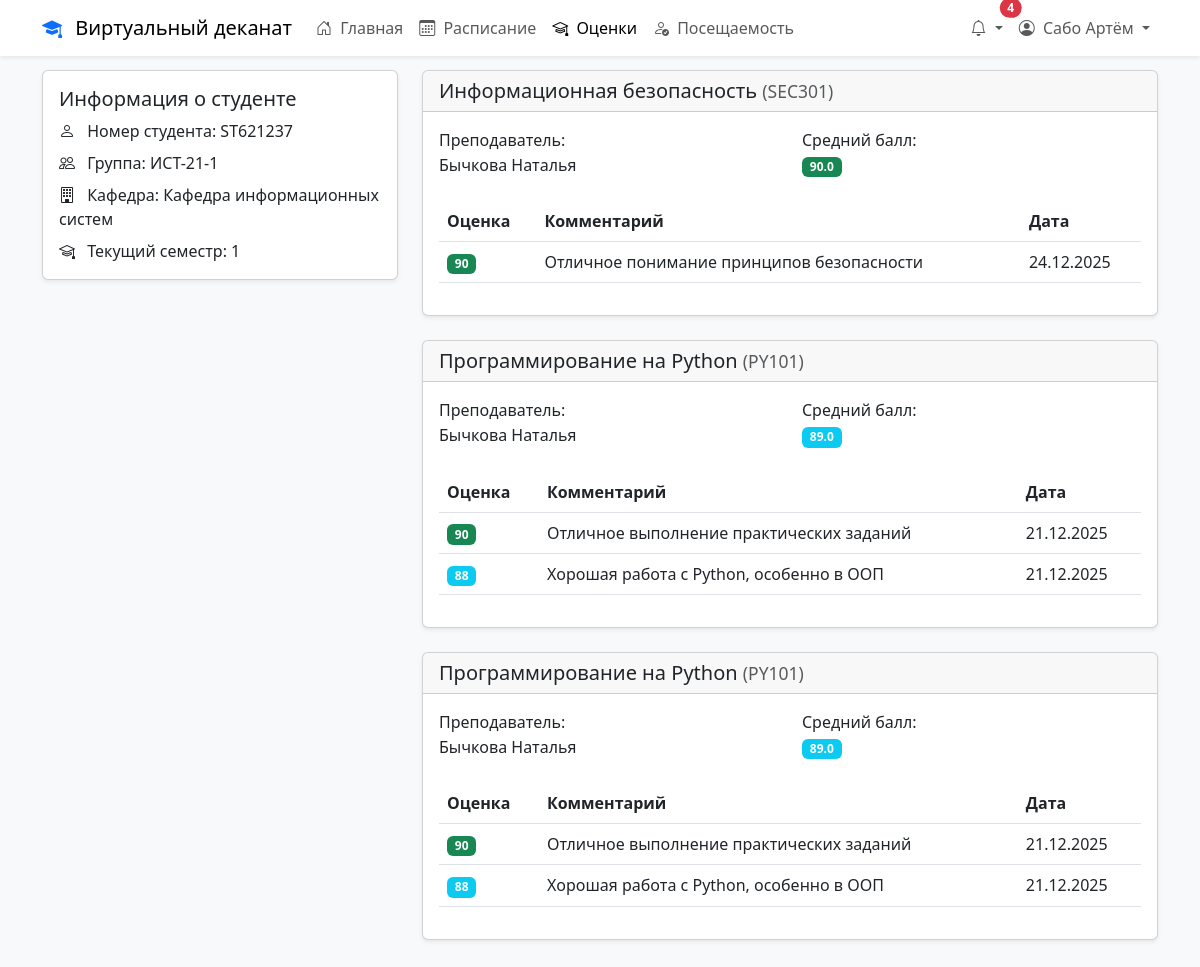
The page /grades.php (signed in) on the database its author committed.
### tables this page shows
CREATE TABLE IF NOT EXISTS `users` (
  `id` int NOT NULL AUTO_INCREMENT,
  `username` varchar(50) NOT NULL,
  `password` varchar(255) NOT NULL,
  `email` varchar(100) NOT NULL,
  `first_name` varchar(50) NOT NULL,
  `last_name` varchar(50) NOT NULL,
  `created_at` timestamp NULL DEFAULT CURRENT_TIMESTAMP,
  `last_login` timestamp NULL DEFAULT NULL,
  `is_active` tinyint(1) DEFAULT '1',
  `failed_attempts` int DEFAULT '0',
  `last_failed_attempt` timestamp NULL DEFAULT NULL,
  `reset_code` varchar(32) DEFAULT NULL,
  `reset_code_expires` timestamp NULL DEFAULT NULL,
  PRIMARY KEY (`id`),
  UNIQUE KEY `username` (`username`),
  UNIQUE KEY `email` (`email`)
);

CREATE TABLE IF NOT EXISTS `students` (
  `id` int NOT NULL AUTO_INCREMENT,
  `user_id` int NOT NULL,
  `student_id_number` varchar(20) NOT NULL,
  `enrollment_date` date NOT NULL,
  `current_semester` int DEFAULT '1',
  `status` enum('active','inactive','graduated','academic_leave') NOT NULL DEFAULT 'active',
  `faculty_id` int DEFAULT NULL,
  `created_at` timestamp NULL DEFAULT CURRENT_TIMESTAMP,
  `updated_at` timestamp NULL DEFAULT CURRENT_TIMESTAMP ON UPDATE CURRENT_TIMESTAMP,
  PRIMARY KEY (`id`),
  UNIQUE KEY `student_id_number` (`student_id_number`),
  KEY `user_id` (`user_id`)
);

CREATE TABLE IF NOT EXISTS `groups` (
  `id` int NOT NULL,
  `name` varchar(50) NOT NULL,
  `faculty` varchar(100) NOT NULL,
  `year_of_study` int NOT NULL,
  `curator_id` int DEFAULT NULL,
  `created_at` timestamp NULL DEFAULT CURRENT_TIMESTAMP,
  `updated_at` timestamp NULL DEFAULT CURRENT_TIMESTAMP ON UPDATE CURRENT_TIMESTAMP,
  `department_id` int DEFAULT NULL,
  `code` varchar(20) NOT NULL
);

CREATE TABLE IF NOT EXISTS `departments` (
  `id` int NOT NULL AUTO_INCREMENT,
  `faculty_id` int NOT NULL,
  `name` varchar(255) NOT NULL,
  `short_name` varchar(50) DEFAULT NULL,
  `description` text,
  `head_user_id` int DEFAULT NULL,
  `created_at` timestamp NULL DEFAULT CURRENT_TIMESTAMP,
  `updated_at` timestamp NULL DEFAULT CURRENT_TIMESTAMP ON UPDATE CURRENT_TIMESTAMP,
  `head_id` int DEFAULT NULL,
  `code` varchar(20) NOT NULL,
  PRIMARY KEY (`id`),
  KEY `faculty_id` (`faculty_id`),
  KEY `head_user_id` (`head_user_id`),
  KEY `head_id` (`head_id`)
);

CREATE TABLE IF NOT EXISTS `grades` (
  `id` int NOT NULL AUTO_INCREMENT,
  `student_id` int NOT NULL,
  `course_id` int NOT NULL,
  `teacher_id` int NOT NULL,
  `grade` int NOT NULL,
  `comment` text,
  `created_at` timestamp NULL DEFAULT CURRENT_TIMESTAMP,
  PRIMARY KEY (`id`),
  KEY `student_id` (`student_id`),
  KEY `course_id` (`course_id`),
  KEY `teacher_id` (`teacher_id`)
);

CREATE TABLE IF NOT EXISTS `courses` (
  `id` int NOT NULL,
  `name` varchar(100) NOT NULL,
  `code` varchar(20) NOT NULL,
  `description` text,
  `teacher_id` int DEFAULT NULL,
  `credits` int NOT NULL,
  `semester` int NOT NULL,
  `status` enum('active','completed','planned') NOT NULL DEFAULT 'active',
  `start_date` date DEFAULT NULL,
  `end_date` date DEFAULT NULL,
  `max_students` int DEFAULT NULL,
  `current_students` int DEFAULT NULL,
  `created_at` timestamp NULL DEFAULT CURRENT_TIMESTAMP,
  `department_id` int DEFAULT NULL,
  `hours` int NOT NULL DEFAULT '0'
);

### grades.php (the view, shortened to what this page needs)
<?php
require_once 'config/config.php';
$user_id = $_SESSION['user_id'];
$sql = "SELECT
            s.id as student_id,
            s.student_id_number,
            s.current_semester,
            s.faculty_id,
            f.name as faculty_name,
            g.id as group_id,
            g.name as group_name,
            d.id as department_id,
            d.name as department_name
        FROM students s
        LEFT JOIN faculties f ON s.faculty_id = f.id
        LEFT JOIN student_groups sg ON s.id = sg.student_id
        LEFT JOIN `groups` g ON sg.group_id = g.id
        LEFT JOIN departments d ON g.department_id = d.id
        WHERE s.user_id = ?";
$stmt = $conn->prepare($sql);
$stmt->bind_param('i', $user_id);
$stmt->execute();
$result = $stmt->get_result();
$student = $result->fetch_assoc();
$sql = "SELECT
            g.id,
            g.student_id,
            g.course_id,
            g.grade,
            g.comment,
            g.created_at,
            c.name as course_name,
            c.code as course_code,
            CONCAT(u.last_name, ' ', u.first_name) as teacher_name
        FROM grades g
        JOIN courses c ON g.course_id = c.id
        JOIN teachers t ON g.teacher_id = t.id
        JOIN users u ON t.user_id = u.id
        WHERE g.student_id = (SELECT id FROM students WHERE user_id = ?)
        ORDER BY g.created_at DESC";
$stmt = $conn->prepare($sql);
$stmt->bind_param('i', $user_id);
$stmt->execute();
$result = $stmt->get_result();
$grades = $result->fetch_all(MYSQLI_ASSOC);
$gradesByCourse = [];
foreach ($grades as $grade) {
    $courseId = $grade['course_id'];
    if (!isset($gradesByCourse[$courseId])) {
        $gradesByCourse[$courseId] = [
            'course_name' => $grade['course_name'],
            'course_code' => $grade['course_code'],
            'teacher_name' => $grade['teacher_name'],
            'grades' => [],
            'average_grade' => 0,
            'grades_count' => 0,
            'dates' => [],
            'comments' => []
        ];
    }
    $gradesByCourse[$courseId]['grades'][] = $grade['grade'];
    $gradesByCourse[$courseId]['dates'][] = $grade['created_at'];
    $gradesByCourse[$courseId]['comments'][] = $grade['comment'];
    $gradesByCourse[$courseId]['grades_count']++;
}
?>
<!DOCTYPE html>
<html lang="ru">
<head>
    <link href="https://cdn.jsdelivr.net/npm/bootstrap@5.3.0/dist/css/bootstrap.min.css" rel="stylesheet">
    <link href="https://cdn.jsdelivr.net/npm/bootstrap-icons@1.7.2/font/bootstrap-icons.css" rel="stylesheet">
</head>
<body class="bg-light">
    <?php include 'includes/navbar.php'; ?>
    <div class="container my-4">
        <div class="row">
            <div class="col-md-4 mb-4">
                <div class="card shadow-sm">
                    <div class="card-body">
                        <h5 class="card-title">Информация о студенте</h5>
                        <ul class="list-unstyled mb-0">
                            <li class="mb-2">
                                <i class="bi bi-person me-2"></i>
                                Номер студента: <?php echo htmlspecialchars($student['student_id_number']); ?>
                            </li>
                            <li class="mb-2">
                                <i class="bi bi-people me-2"></i>
                                Группа: <?php echo htmlspecialchars($student['group_name']); ?>
                            </li>
                            <li class="mb-2">
                                <i class="bi bi-building me-2"></i>
                                Кафедра: <?php echo htmlspecialchars($student['department_name']); ?>
                            </li>
                            <li>
                                <i class="bi bi-mortarboard me-2"></i>
                                Текущий семестр: <?php echo $student['current_semester']; ?>
                            </li>
                        </ul>
                    </div>
                </div>
            </div>
            <div class="col-md-8">
                <?php if (empty($gradesByCourse)): ?>
                    <div class="alert alert-info">
                        <i class="bi bi-info-circle me-2"></i>
                        Нет доступных оценок
                    </div>
                <?php else: ?>
                    <?php foreach ($gradesByCourse as $courseId => $courseData): ?>
                        <div class="card shadow-sm mb-4">
                            <div class="card-header">
                                <h5 class="card-title mb-0">
                                    <?php echo htmlspecialchars($courseData['course_name']); ?>
                                    <small class="text-muted">(<?php echo htmlspecialchars($courseData['course_code']); ?>)</small>
                                </h5>
                            </div>
                            <div class="card-body">
                                <div class="row mb-3">
                                    <div class="col-md-6">
                                        <p class="mb-1">Преподаватель:</p>
                                        <h6><?php echo htmlspecialchars($courseData['teacher_name']); ?></h6>
                                    </div>
                                    <div class="col-md-6">
                                        <p class="mb-1">Средний балл:</p>
                                        <h6>
                                            <span class="badge bg-<?php echo getGradeClass($courseData['average_grade']); ?>">
                                                <?php echo number_format($courseData['average_grade'], 1); ?>
                                            </span>
                                        </h6>
                                    </div>
                                </div>
                                <div class="table-responsive">
                                    <table class="table table-hover">
                                        <thead>
                                            <tr>
                                                <th>Оценка</th>
                                                <th>Комментарий</th>
                                                <th>Дата</th>
                                            </tr>
                                        </thead>
                                        <tbody>
                                            <?php foreach ($courseData['grades'] as $index => $grade): ?>
                                                <tr>
                                                    <td>
                                                        <span class="badge bg-<?php echo getGradeClass($grade); ?>">
                                                            <?php echo $grade; ?>
                                                        </span>
                                                    </td>
                                                    <td><?php echo htmlspecialchars($courseData['comments'][$index] ?? ''); ?></td>
                                                    <td><?php echo date('d.m.Y', strtotime($courseData['dates'][$index])); ?></td>
                                                </tr>
                                            <?php endforeach; ?>
                                        </tbody>
                                    </table>
                                </div>
                            </div>
                        </div>
                    <?php endforeach; ?>
                <?php endif; ?>
            </div>
        </div>
    </div>
</body>
</html>
<?php
function getGradeClass($grade) {
    if ($grade >= 90) return 'success';
    if ($grade >= 70) return 'info';
    return 'danger';
}
?>

### includes/navbar.php (shortened to what this page needs)
<?php
$currentUserId = $_SESSION['user_id'] ?? null;
if ($currentUserId) {
    try {
        $db = new PDO("mysql:host=" . DB_HOST . ";dbname=" . DB_NAME, DB_USER, DB_PASS);
        $db->setAttribute(PDO::ATTR_ERRMODE, PDO::ERRMODE_EXCEPTION);
        $stmt = $db->prepare("SELECT first_name, last_name FROM users WHERE id = :user_id");
        $stmt->execute(['user_id' => $currentUserId]);
        $currentUser = $stmt->fetch(PDO::FETCH_ASSOC);
    } catch (PDOException $e) {
        $currentUser = [
            'first_name' => $_SESSION['first_name'] ?? 'Пользователь',
            'last_name' => $_SESSION['last_name'] ?? ''
        ];
    }
}
$sql = "SELECT COUNT(*) as count FROM notifications WHERE user_id = ? AND is_read = 0";
$stmt = $conn->prepare($sql);
$stmt->bind_param("i", $_SESSION['user_id']);
$stmt->execute();
$unread_notifications = $stmt->get_result()->fetch_assoc()['count'];
?>
<nav class="navbar navbar-expand-lg navbar-light bg-white shadow-sm fixed-top">
    <div class="container">
        <a class="navbar-brand" href="dashboard.php">
            <i class="bi bi-mortarboard-fill text-primary me-2"></i>
            <?php echo APP_NAME; ?>
        </a>
        <div class="collapse navbar-collapse" id="navbarNav">
            <ul class="navbar-nav me-auto">
                <?php if ($_SESSION['role_id'] == ROLE_ADMIN): ?>
                    <li class="nav-item">
                        <a class="nav-link <?php echo basename($_SERVER['PHP_SELF']) == 'dashboard.php' ? 'active' : ''; ?>"
                           href="dashboard.php">
                            <i class="bi bi-house-door me-1"></i>
                            Главная
                        </a>
                    </li>
                    <li class="nav-item">
                        <a class="nav-link <?php echo basename($_SERVER['PHP_SELF']) == 'users.php' ? 'active' : ''; ?>"
                           href="users.php">
                            <i class="bi bi-people me-1"></i>
                            Пользователи
                        </a>
                    </li>
                    <li class="nav-item">
                        <a class="nav-link <?php echo basename($_SERVER['PHP_SELF']) == 'departments.php' ? 'active' : ''; ?>"
                           href="departments.php">
                            <i class="bi bi-building me-1"></i>
                            Кафедры
                        </a>
                    </li>
                <?php elseif ($_SESSION['role_id'] == ROLE_STUDENT): ?>
                    <li class="nav-item">
                        <a class="nav-link <?php echo basename($_SERVER['PHP_SELF']) == 'dashboard.php' ? 'active' : ''; ?>"
                           href="dashboard.php">
                            <i class="bi bi-house-door me-1"></i>
                            Главная
                        </a>
                    </li>
                    <li class="nav-item">
                        <a class="nav-link <?php echo basename($_SERVER['PHP_SELF']) == 'schedule.php' ? 'active' : ''; ?>"
                           href="schedule.php">
                            <i class="bi bi-calendar3 me-1"></i>
                            Расписание
                        </a>
                    </li>
                    <li class="nav-item">
                        <a class="nav-link <?php echo basename($_SERVER['PHP_SELF']) == 'grades.php' ? 'active' : ''; ?>"
                           href="grades.php">
                            <i class="bi bi-mortarboard me-1"></i>
                            Оценки
                        </a>
                    </li>
                    <li class="nav-item">
                        <a class="nav-link <?php echo basename($_SERVER['PHP_SELF']) == 'attendance.php' ? 'active' : ''; ?>"
                           href="attendance.php">
                            <i class="bi bi-person-check me-1"></i>
                            Посещаемость
                        </a>
                    </li>
                <?php endif; ?>
            </ul>
            <ul class="navbar-nav">
                <li class="nav-item dropdown">
                    <a class="nav-link dropdown-toggle position-relative" href="#" id="notificationsDropdown"
                       role="button" data-bs-toggle="dropdown">
                        <i class="bi bi-bell"></i>
                        <?php if ($unread_notifications > 0): ?>
                            <span class="position-absolute top-0 start-100 translate-middle badge rounded-pill bg-danger">
                                <?php echo $unread_notifications; ?>
                            </span>
                        <?php endif; ?>
                    </a>
                </li>
                <li class="nav-item dropdown">
                    <a class="nav-link dropdown-toggle" href="#" id="userDropdown" role="button" data-bs-toggle="dropdown">
                        <i class="bi bi-person-circle me-1"></i>
                        <?php echo htmlspecialchars($currentUser['last_name'] . ' ' . $currentUser['first_name']); ?>
                    </a>
                </li>
            </ul>
        </div>
    </div>
</nav>

### rows shown on the page
users: last_name+first_name "Сабо Артём"
students: student_id_number "ST621237", groups.name "ИСТ-21-1", departments.name "Кафедра информационных систем", current_semester "1"
grades: course.name "Информационная безопасность", course.code "SEC301", teacher_name "Бычкова Наталья", grade "90.0", grade "90", comments "Отличное понимание принципов безопасности", dates "24.12.2025"

### other values the page prints
APP_NAME "Виртуальный деканат"
$unread_notifications "4"
$courseData['course_name'] "Программирование на Python"
$courseData['course_code'] "PY101"
$courseData['teacher_name'] "Бычкова Наталья"
$courseData['average_grade'] "89.0"
$grade "90"
$courseData['comments'][$index] "Отличное выполнение практических заданий"
date('d.m.Y', strtotime($courseData['dates'][$index])) "21.12.2025"
$grade "88"
$courseData['comments'][$index] "Хорошая работа с Python, особенно в ООП"
